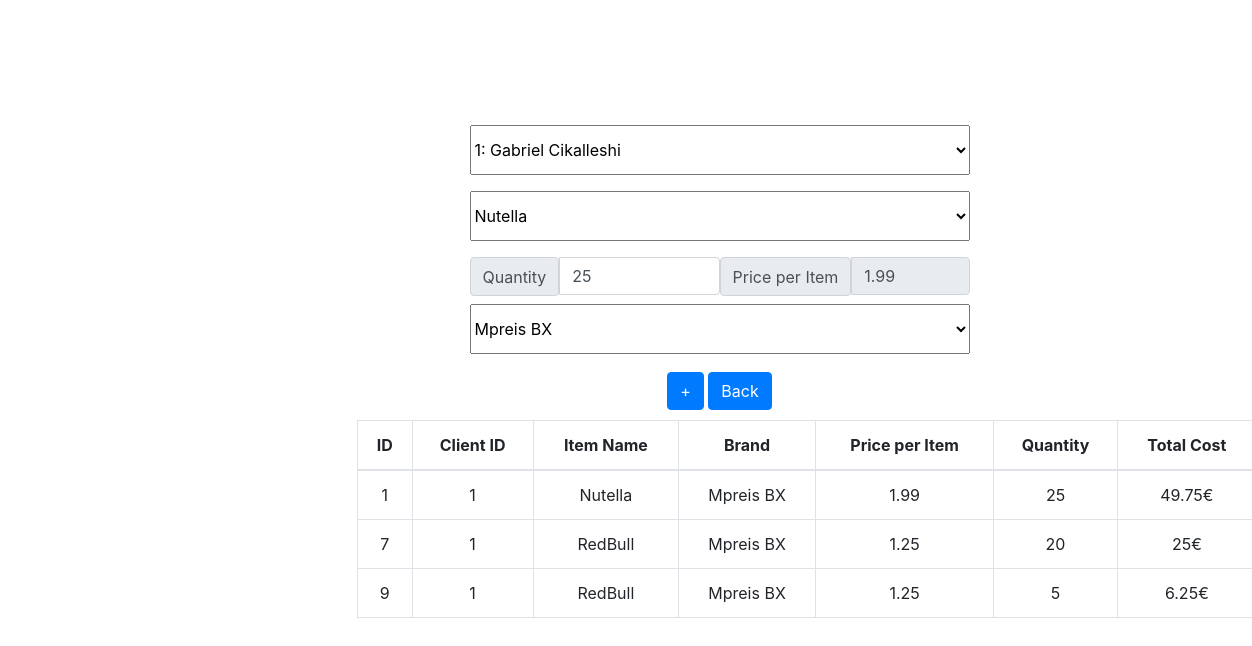
/Management/update_sales.php?id=1, run on the app's committed database.
### tables this page shows
CREATE TABLE `kunde` (
  `k_id` int(11) NOT NULL,
  `k_vorname` varchar(40) NOT NULL,
  `k_nachname` varchar(40) NOT NULL,
  `k_karteaddr` double NOT NULL,
  `k_email` varchar(40) NOT NULL,
  `k_phone` mediumtext NOT NULL,
  `k_adresse` varchar(40) NOT NULL,
  `k_plz` int(11) NOT NULL
);

CREATE TABLE `produkt` (
  `p_id` int(11) NOT NULL,
  `p_name` varchar(40) NOT NULL,
  `p_typ` varchar(40) NOT NULL,
  `p_marke` varchar(40) NOT NULL,
  `p_preis` double NOT NULL,
  `p_besch` varchar(40) NOT NULL
);

CREATE TABLE `verkauft` (
  `v_id` int(11) NOT NULL,
  `v_tag` timestamp NOT NULL DEFAULT current_timestamp() ON UPDATE current_timestamp(),
  `v_menge` int(11) NOT NULL,
  `f_k_id` int(11) NOT NULL,
  `f_p_id` int(11) NOT NULL,
  `f_f_id` int(11) NOT NULL
);

CREATE TABLE `filiale` (
  `f_id` int(11) NOT NULL,
  `f_ort` varchar(40) NOT NULL,
  `f_name` varchar(40) NOT NULL
);

### Management/update_sales.php (the view, shortened to what this page needs)
<!doctype html>
<html lang="en">
<head>
    <link rel="stylesheet" href="https://cdn.jsdelivr.net/npm/bootstrap@4.5.3/dist/css/bootstrap.min.css"
>
    <link rel="stylesheet" href="style2.css">
    <link rel="stylesheet" href="../style.css">
</head>
<body>
<?php
if (isset($_GET['id'])) {
    try {
        $handler = new PDO('mysql:dbname=supermarket;host=localhost', 'root', '');
    } catch (Exception $e) {
        print "Error!: " . $e->getMessage() . "<br/>";
        die();
    }
    $id = $_GET['id'];
    $stmt = $handler->prepare("Select * FROM Verkauft where v_id =" . $_GET['id']);
    $stmt->execute();
    $result = $stmt->fetch(PDO::FETCH_ASSOC);
    $quantity = strval($result['v_menge']);
    $f_id = $result['f_f_id'];
    $p_id = $result['f_p_id'];
    $k_id = $result['f_k_id'];
}
?>
<div class="box2">
    <form action=<?php echo "update_sales.php?id=" . $id ?> method="post">
        <div class="input-group mb-3">
            <select name="selected_client" class="form-select" aria-label="Default select example"
                    style="width: 100%; height: 50px" required>
                <?php
                try {
                    $handler = new PDO('mysql:dbname=supermarket;host=localhost', 'root', '');
                } catch (Exception $e) {
                    print "Error!: " . $e->getMessage() . "<br/>";
                    die();
                }
                $sql = $handler->prepare("Select * FROM Kunde where k_id = " . $k_id);
                $sql->execute();
                $res = $sql->fetch(PDO::FETCH_ASSOC);
                echo '<option value="'. $res['k_id'].'" class= "dropdown-item"  selected>' . $res['k_id'].': '. $res['k_vorname'] .' '. $res['k_nachname'] .'</option>';
                ?>
            </select>
        </div>
        <div class="input-group mb-3">
            <select name="selected_product" class="form-select" aria-label="Default select example"
                    style="width: 100%; height: 50px" id="mySelection" required>
                <?php
                try {
                    $handler = new PDO('mysql:dbname=supermarket;host=localhost', 'root', '');
                } catch (Exception $e) {
                    print "Error!: " . $e->getMessage() . "<br/>";
                    die();
                }
                $sql = $handler->prepare("Select * FROM Produkt where p_id = " . $p_id);
                $sql->execute();
                $res = $sql->fetch(PDO::FETCH_ASSOC);
                $price = (string) $res['p_preis'];
                echo '<option value="'. $res['p_id'].'" class= "dropdown-item"  selected>' . $res['p_name'] . '</option>';
                ?>
            </select>
        </div>
        <div class="input-group mb-2" id="qua">
            <span class="input-group-text" id="basic-addon1">Quantity</span>
            <input type="text" class="form-control" name="quantity" aria-label="quantity"
                   aria-describedby="basic-addon1" value="<?php echo $quantity; ?>" required>
        </div>
        <div class="input-group mb-2" id="bra">
            <span class="input-group-text" id="basic-addon1">Price per Item</span>
            <input type="text" class="form-control" name="price" aria-label="price"
                   aria-describedby="basic-addon1" id="price" value="<?php echo $price; ?>" disabled>
        </div>
        <div class="input-group mb-2">
            <select name="brand" class="form-select" aria-label="Default select example"
                    style="width: 100%; height: 50px" required>
                <?php
                try {
                    $handler = new PDO('mysql:dbname=supermarket;host=localhost', 'root', '');
                } catch (Exception $e) {
                    print "Error!: " . $e->getMessage() . "<br/>";
                    die();
                }
                $sql = $handler->prepare("Select * FROM Filiale where f_id = " . $f_id);
                $sql->execute();
                $res = $sql->fetch(PDO::FETCH_ASSOC);
                echo '<option value="'. $res['f_id'].'" class= "dropdown-item" selected>' . $res['f_name'] . '</option>';
                ?>
            </select>
        </div>
        <button type="submit" class="btn btn-primary" name="submit" value="update" style="margin-top: 10px">+</button>
        <button type="submit" class="btn btn-primary" name="submit" value="main" style="margin-top: 10px">Back
        </button>
    </form>
</div>
<?php
try {
    $handler = new PDO('mysql:dbname=supermarket;host=localhost', 'root', '');
} catch (Exception $e) {
    print "Error!: " . $e->getMessage() . "<br/>";
    die();
}
?>
<div class="table_items" style="width: 900px; justify-content: center;
    align-items: center;
    text-align: center;
    margin-top: 10px;
    margin-left: 28.5%;">
    <table class="table table-bordered border-dark sortable">
        <thead>
        <tr>
            <th scope="col">ID</th>
            <th scope="col">Client ID</th>
            <th scope="col">Item Name</th>
            <th scope="col">Brand</th>
            <th scope="col">Price per Item</th>
            <th scope="col">Quantity</th>
            <th scope="col">Total Cost</th>
        </tr>
        </thead>
        <tbody>
        <?php
        try {
            $handler = new PDO('mysql:dbname=supermarket;host=localhost', 'root', '');
        } catch (Exception $e) {
            print "Error!: " . $e->getMessage() . "<br/>";
            die();
        }
        $sql = $handler->prepare('select v_id, f_k_id, p_name, f_name, p_preis, v_menge, sum(p_preis * v_menge) as "Total Cost" from Kunde, Verkauft, Produkt,  Filiale where f_k_id = Kunde.k_id and f_p_id = Produkt.p_id and f_f_id = f_id group by v_id');
        $sql->execute();
        while ($result = $sql->fetch(PDO::FETCH_ASSOC)) {
            echo "<tr>";
            echo '<td>' . $result['v_id'] . '</td>';
            echo '<td>' . $result['f_k_id'] . '</td>';
            echo '<td>' . $result['p_name'] . '</td>';
            echo '<td>' . $result['f_name'] . '</td>';
            echo '<td>' . $result['p_preis'] . '</td>';
            echo '<td>' . $result['v_menge'] . '</td>';
            echo '<td>' . $result['Total Cost'] . '€</td>';
            echo "</tr>";
        }
        ?>
        </tbody>
    </table>
</div>
</body>
</html>

### Management/style2.css (style rules this page uses)
body, html { height: 100%; scroll-behavior: smooth; }
.box2 { width: 500px; justify-content: center; align-items: center; text-align: center; margin-top: 10%; margin-left: 37.5%; }
#bra, #qua { float: left; height: 39px; width: 250px; }

### style.css (style rules this page uses)
body, html { height: 100%; scroll-behavior: smooth; }

### data on the page
kunde: selected_client "1: Gabriel Cikalleshi"
produkt: selected_product "Nutella", price "1.99"
verkauft: quantity "25", v_id "1", f_k "1", f_p.p_name "Nutella", f_f.f_name "Mpreis BX", f_p.p_preis "1.99", v_menge "25", Total "49.75"
filiale: brand "Mpreis BX"
verkauft: v_id "7", f_k "1", f_p.p_name "RedBull", f_f.f_name "Mpreis BX", f_p.p_preis "1.25", v_menge "20", Total "25"
verkauft: v_id "9", f_k "1", f_p.p_name "RedBull", f_f.f_name "Mpreis BX", f_p.p_preis "1.25", v_menge "5", Total "6.25"
